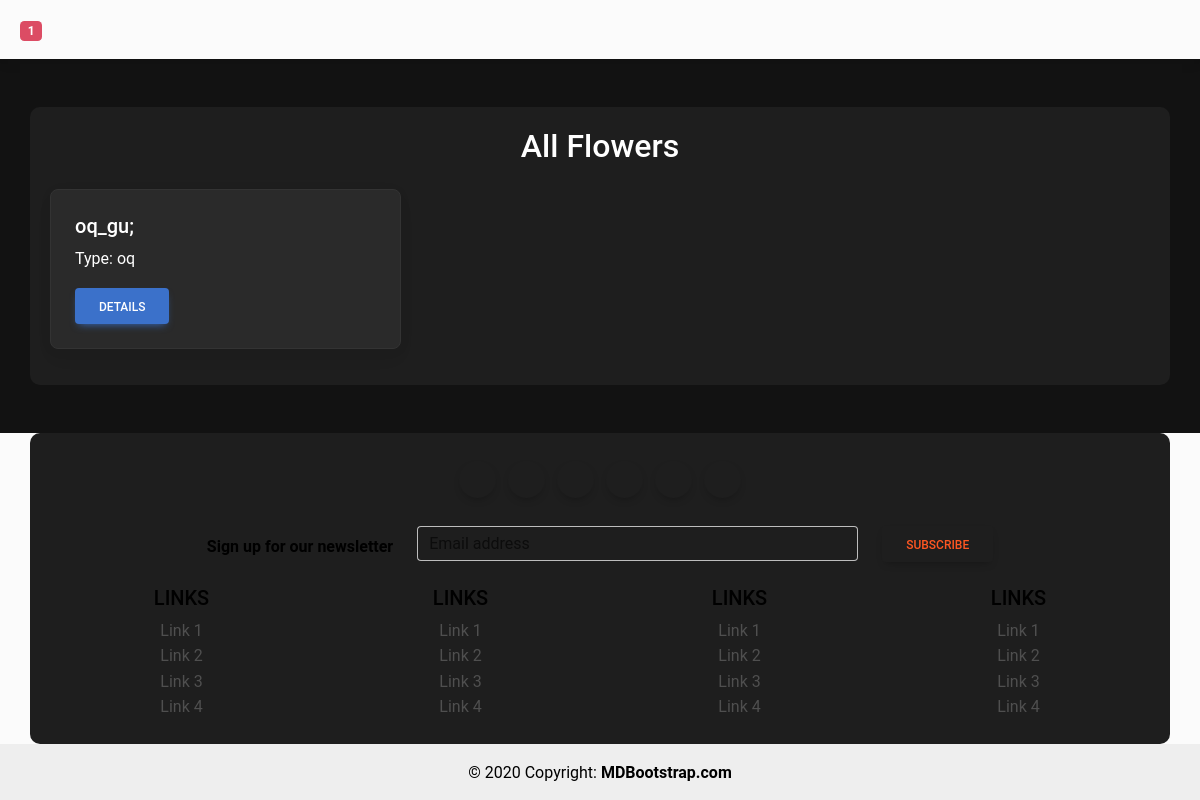
Before: / with the older database file.
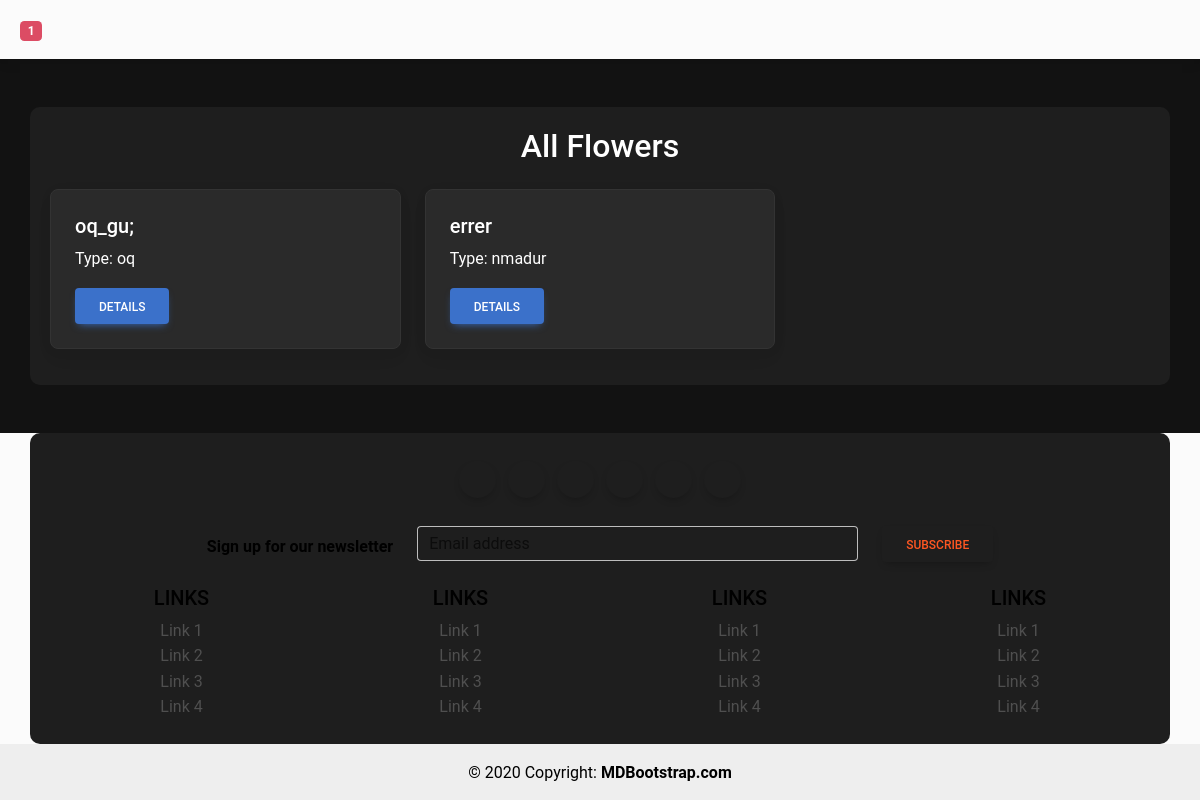
After: the same page with the newer database file.
### flowers/models.py (models this page shows, shortened)
class Flower(models.Model):
    name = models.CharField(max_length=100)
    type = models.ForeignKey(Type, on_delete=models.CASCADE, related_name='flowers')
    description = models.TextField(blank=True, null=True)

class Type(models.Model):
    name = models.CharField(max_length=100)

### flowers/views.py (the view)
# urls.py: path('', views.flower_list, name='flower_list'),
def flower_list(request):
    flowers = Flower.objects.all()
    return render(request, 'flower_list.html', {'flowers': flowers})

### templates/flower_list.html
{% extends 'base.html' %}
{% block content %}
    <h2 class="text-center mb-4">All Flowers</h2>
    <div class="row">
        {% for flower in flowers %}
            <div class="col-md-4 mb-3">
                <div class="card">
                    <div class="card-body">
                        <h5 class="card-title">{{ flower.name }}</h5>
                        <p class="card-text">Type: {{ flower.type.name }}</p>
                        <a href="/flower/{{ flower.id }}/" class="btn btn-primary">Details</a>
                    </div>
                </div>
            </div>
        {% endfor %}
    </div>
{% endblock %}

### templates/base.html (shortened to what this page needs)
<!DOCTYPE html>
<html lang="en">
<head>
    <link href="https://cdnjs.cloudflare.com/ajax/libs/mdb-ui-kit/6.3.0/mdb.min.css" rel="stylesheet">
</head>
<body>
    <nav class="navbar navbar-expand-lg navbar-light bg-light">
        <div class="container-fluid">
            <ul class="navbar-nav">
                <li class="nav-item">
                    <a class="nav-link" href="#">
                        <span class="badge badge-pill bg-danger">1</span>
                    </a>
                </li>
            </ul>
        </div>
    </nav>
    <main class="container my-5">
        {% block content %}
        {% endblock %}
    </main>
    <footer class="bg-light text-center footer">
        <div class="container p-4">
            <section class="mb-4">
                <a data-mdb-ripple-init class="btn btn-outline btn-floating m-1" href="#!" role="button">
                </a>
                <a data-mdb-ripple-init class="btn btn-outline btn-floating m-1" href="#!" role="button">
                </a>
                <a data-mdb-ripple-init class="btn btn-outline btn-floating m-1" href="#!" role="button">
                </a>
                <a data-mdb-ripple-init class="btn btn-outline btn-floating m-1" href="#!" role="button">
                </a>
                <a data-mdb-ripple-init class="btn btn-outline btn-floating m-1" href="#!" role="button">
                </a>
                <a data-mdb-ripple-init class="btn btn-outline btn-floating m-1" href="#!" role="button">
                </a>
            </section>
            <section>
                <form action="">
                    <div class="row d-flex justify-content-center">
                        <div class="col-auto">
                            <p class="pt-2">
                                <strong>Sign up for our newsletter</strong>
                            </p>
                        </div>
                        <div class="col-md-5 col-12">
                            <div data-mdb-input-init class="form-outline mb-4">
                                <input type="email" id="form5Example24" class="form-control" />
                                <label class="form-label" for="form5Example24">Email address</label>
                            </div>
                        </div>
                        <div class="col-auto">
                            <button data-mdb-ripple-init type="submit" class="btn btn-outline mb-4">
                                Subscribe
                            </button>
                        </div>
                    </div>
                </form>
            </section>
            <section>
                <div class="row">
                    <div class="col-lg-3 col-md-6 mb-4 mb-md-0">
                        <h5 class="text-uppercase">Links</h5>
                        <ul class="list-unstyled mb-0">
                            <li><a class="text-body" href="#!">Link 1</a></li>
                            <li><a class="text-body" href="#!">Link 2</a></li>
                            <li><a class="text-body" href="#!">Link 3</a></li>
                            <li><a class="text-body" href="#!">Link 4</a></li>
                        </ul>
                    </div>
                    <div class="col-lg-3 col-md-6 mb-4 mb-md-0">
                        <h5 class="text-uppercase">Links</h5>
                        <ul class="list-unstyled mb-0">
                            <li><a class="text-body" href="#!">Link 1</a></li>
                            <li><a class="text-body" href="#!">Link 2</a></li>
                            <li><a class="text-body" href="#!">Link 3</a></li>
                            <li><a class="text-body" href="#!">Link 4</a></li>
                        </ul>
                    </div>
                    <div class="col-lg-3 col-md-6 mb-4 mb-md-0">
                        <h5 class="text-uppercase">Links</h5>
                        <ul class="list-unstyled mb-0">
                            <li><a class="text-body" href="#!">Link 1</a></li>
                            <li><a class="text-body" href="#!">Link 2</a></li>
                            <li><a class="text-body" href="#!">Link 3</a></li>
                            <li><a class="text-body" href="#!">Link 4</a></li>
                        </ul>
                    </div>
                    <div class="col-lg-3 col-md-6 mb-4 mb-md-0">
                        <h5 class="text-uppercase">Links</h5>
                        <ul class="list-unstyled mb-0">
                            <li><a class="text-body" href="#!">Link 1</a></li>
                            <li><a class="text-body" href="#!">Link 2</a></li>
                            <li><a class="text-body" href="#!">Link 3</a></li>
                            <li><a class="text-body" href="#!">Link 4</a></li>
                        </ul>
                    </div>
                </div>
            </section>
        </div>
        <div class="text-center p-3" style="background-color: rgba(0, 0, 0, 0.05);">
            © 2020 Copyright:
            <a class="text-reset fw-bold" href="https://mdbootstrap.com/">MDBootstrap.com</a>
        </div>
    </footer>
</body>
</html>

### templates/base.html (style rules this page uses)
body { background-color: #121212; color: #ffffff; }
.navbar, .footer { background-color: #ffffff; color: #000000; }
.navbar .nav-link, .footer a { color: #000000; }
.badge { background-color: #ff5722; }
.container { background-color: #1e1e1e; border-radius: 10px; padding: 20px; }
.card { background-color: #2a2a2a; color: #ffffff; border: 1px solid #333333; }
.card-title, .card-text { color: #ffffff; }
.btn-outline { border-color: #ff5722; color: #ff5722; }

Changed rows visible on the page:
added Flower: name "errer", type.name "nmadur"
